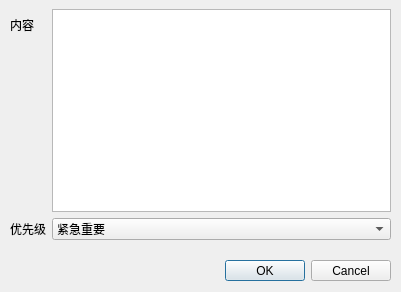
<?xml version="1.0" encoding="UTF-8"?>
<ui version="4.0">
 <class>Dialog</class>
 <widget class="QDialog" name="Dialog">
  <property name="geometry">
   <rect>
    <x>0</x>
    <y>0</y>
    <width>401</width>
    <height>292</height>
   </rect>
  </property>
  <property name="windowTitle">
   <string>添加待办任务</string>
  </property>
  <widget class="QDialogButtonBox" name="buttonBox">
   <property name="geometry">
    <rect>
     <x>50</x>
     <y>260</y>
     <width>341</width>
     <height>21</height>
    </rect>
   </property>
   <property name="orientation">
    <enum>Qt::Horizontal</enum>
   </property>
   <property name="standardButtons">
    <set>QDialogButtonBox::Cancel|QDialogButtonBox::Ok</set>
   </property>
  </widget>
  <widget class="QWidget" name="layoutWidget">
   <property name="geometry">
    <rect>
     <x>10</x>
     <y>9</y>
     <width>381</width>
     <height>231</height>
    </rect>
   </property>
   <layout class="QFormLayout" name="formLayout">
    <item row="0" column="0">
     <widget class="QLabel" name="label">
      <property name="text">
       <string>内容</string>
      </property>
     </widget>
    </item>
    <item row="0" column="1">
     <widget class="QPlainTextEdit" name="content"/>
    </item>
    <item row="1" column="0">
     <widget class="QLabel" name="label_2">
      <property name="text">
       <string>优先级</string>
      </property>
     </widget>
    </item>
    <item row="1" column="1">
     <widget class="QComboBox" name="priority">
      <item>
       <property name="text">
        <string>紧急重要</string>
       </property>
      </item>
      <item>
       <property name="text">
        <string>紧急不重要</string>
       </property>
      </item>
      <item>
       <property name="text">
        <string>重要不紧急</string>
       </property>
      </item>
      <item>
       <property name="text">
        <string>不重要不紧急</string>
       </property>
      </item>
     </widget>
    </item>
   </layout>
  </widget>
 </widget>
 <resources/>
 <connections>
  <connection>
   <sender>buttonBox</sender>
   <signal>accepted()</signal>
   <receiver>Dialog</receiver>
   <slot>accept()</slot>
   <hints>
    <hint type="sourcelabel">
     <x>248</x>
     <y>254</y>
    </hint>
    <hint type="destinationlabel">
     <x>157</x>
     <y>274</y>
    </hint>
   </hints>
  </connection>
  <connection>
   <sender>buttonBox</sender>
   <signal>rejected()</signal>
   <receiver>Dialog</receiver>
   <slot>reject()</slot>
   <hints>
    <hint type="sourcelabel">
     <x>316</x>
     <y>260</y>
    </hint>
    <hint type="destinationlabel">
     <x>286</x>
     <y>274</y>
    </hint>
   </hints>
  </connection>
 </connections>
</ui>
